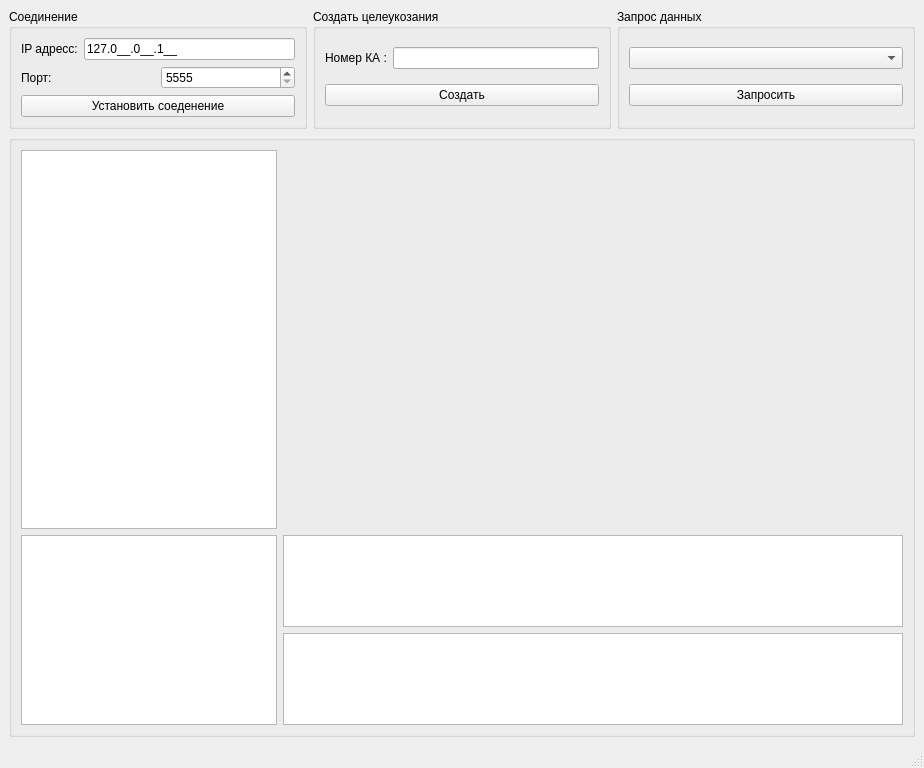
<?xml version="1.0" encoding="UTF-8"?>
<ui version="4.0">
 <class>MainWindow</class>
 <widget class="QMainWindow" name="MainWindow">
  <property name="geometry">
   <rect>
    <x>0</x>
    <y>0</y>
    <width>924</width>
    <height>768</height>
   </rect>
  </property>
  <property name="windowTitle">
   <string>АПС заказчика</string>
  </property>
  <widget class="QWidget" name="centralwidget">
   <layout class="QVBoxLayout" name="verticalLayout_3">
    <item>
     <layout class="QHBoxLayout" name="horizontalLayout_4">
      <item>
       <widget class="QGroupBox" name="groupBox">
        <property name="sizePolicy">
         <sizepolicy hsizetype="Preferred" vsizetype="Preferred">
          <horstretch>0</horstretch>
          <verstretch>0</verstretch>
         </sizepolicy>
        </property>
        <property name="maximumSize">
         <size>
          <width>160000</width>
          <height>150</height>
         </size>
        </property>
        <property name="title">
         <string>Соединение</string>
        </property>
        <layout class="QGridLayout" name="gridLayout">
         <item row="0" column="0">
          <layout class="QHBoxLayout" name="horizontalLayout_5">
           <item>
            <widget class="QLabel" name="label_2">
             <property name="text">
              <string>IP адресс:</string>
             </property>
            </widget>
           </item>
           <item>
            <widget class="QLineEdit" name="lnIPAddress">
             <property name="sizePolicy">
              <sizepolicy hsizetype="Expanding" vsizetype="Fixed">
               <horstretch>0</horstretch>
               <verstretch>0</verstretch>
              </sizepolicy>
             </property>
             <property name="inputMask">
              <string>000.000.000.000;_</string>
             </property>
             <property name="text">
              <string>127.0.0.1</string>
             </property>
            </widget>
           </item>
          </layout>
         </item>
         <item row="1" column="0">
          <layout class="QHBoxLayout" name="horizontalLayout_6">
           <item>
            <widget class="QLabel" name="label">
             <property name="text">
              <string>Порт:</string>
             </property>
            </widget>
           </item>
           <item>
            <widget class="QSpinBox" name="spinPort">
             <property name="sizePolicy">
              <sizepolicy hsizetype="Preferred" vsizetype="Fixed">
               <horstretch>0</horstretch>
               <verstretch>0</verstretch>
              </sizepolicy>
             </property>
             <property name="minimum">
              <number>5555</number>
             </property>
             <property name="maximum">
              <number>65535</number>
             </property>
             <property name="value">
              <number>5555</number>
             </property>
            </widget>
           </item>
          </layout>
         </item>
         <item row="2" column="0">
          <widget class="QPushButton" name="btnConnect">
           <property name="text">
            <string>Установить соеденение</string>
           </property>
          </widget>
         </item>
        </layout>
       </widget>
      </item>
      <item>
       <widget class="QGroupBox" name="groupBox_2">
        <property name="maximumSize">
         <size>
          <width>160000</width>
          <height>150</height>
         </size>
        </property>
        <property name="title">
         <string>Создать целеукозания</string>
        </property>
        <layout class="QGridLayout" name="gridLayout_2">
         <item row="0" column="0">
          <widget class="QLabel" name="label_4">
           <property name="text">
            <string>Номер КА :</string>
           </property>
          </widget>
         </item>
         <item row="1" column="0" colspan="2">
          <widget class="QPushButton" name="pushButton">
           <property name="text">
            <string>Создать</string>
           </property>
          </widget>
         </item>
         <item row="0" column="1">
          <widget class="QLineEdit" name="ln_number"/>
         </item>
        </layout>
       </widget>
      </item>
      <item>
       <widget class="QGroupBox" name="grpSendData">
        <property name="enabled">
         <bool>true</bool>
        </property>
        <property name="sizePolicy">
         <sizepolicy hsizetype="Preferred" vsizetype="Preferred">
          <horstretch>0</horstretch>
          <verstretch>0</verstretch>
         </sizepolicy>
        </property>
        <property name="minimumSize">
         <size>
          <width>200</width>
          <height>0</height>
         </size>
        </property>
        <property name="maximumSize">
         <size>
          <width>16777215</width>
          <height>150</height>
         </size>
        </property>
        <property name="title">
         <string>Запрос данных</string>
        </property>
        <layout class="QGridLayout" name="gridLayout_3">
         <item row="1" column="0">
          <widget class="QPushButton" name="btnSend">
           <property name="text">
            <string>Запросить</string>
           </property>
          </widget>
         </item>
         <item row="0" column="0">
          <widget class="QComboBox" name="cB_msg_type">
           <property name="sizePolicy">
            <sizepolicy hsizetype="Expanding" vsizetype="Fixed">
             <horstretch>0</horstretch>
             <verstretch>0</verstretch>
            </sizepolicy>
           </property>
          </widget>
         </item>
        </layout>
       </widget>
      </item>
     </layout>
    </item>
    <item>
     <widget class="QGroupBox" name="groupBox_3">
      <property name="title">
       <string/>
      </property>
      <layout class="QVBoxLayout" name="verticalLayout" stretch="2,1">
       <item>
        <layout class="QHBoxLayout" name="horizontalLayout_2">
         <item>
          <widget class="QListView" name="list_ka">
           <property name="sizePolicy">
            <sizepolicy hsizetype="Minimum" vsizetype="Expanding">
             <horstretch>0</horstretch>
             <verstretch>0</verstretch>
            </sizepolicy>
           </property>
          </widget>
         </item>
         <item>
          <layout class="QHBoxLayout" name="horizontalLayout">
           <item>
            <widget class="QCustomPlot" name="pl_time" native="true">
             <property name="sizePolicy">
              <sizepolicy hsizetype="Expanding" vsizetype="Preferred">
               <horstretch>0</horstretch>
               <verstretch>0</verstretch>
              </sizepolicy>
             </property>
             <property name="minimumSize">
              <size>
               <width>100</width>
               <height>0</height>
              </size>
             </property>
            </widget>
           </item>
           <item>
            <widget class="QCustomPlot" name="dft_plot" native="true">
             <property name="sizePolicy">
              <sizepolicy hsizetype="Expanding" vsizetype="Preferred">
               <horstretch>0</horstretch>
               <verstretch>0</verstretch>
              </sizepolicy>
             </property>
             <property name="minimumSize">
              <size>
               <width>300</width>
               <height>0</height>
              </size>
             </property>
            </widget>
           </item>
          </layout>
         </item>
        </layout>
       </item>
       <item>
        <layout class="QHBoxLayout" name="horizontalLayout_3">
         <item>
          <widget class="QListView" name="listView">
           <property name="sizePolicy">
            <sizepolicy hsizetype="Minimum" vsizetype="Expanding">
             <horstretch>0</horstretch>
             <verstretch>0</verstretch>
            </sizepolicy>
           </property>
          </widget>
         </item>
         <item>
          <layout class="QVBoxLayout" name="verticalLayout_2">
           <item>
            <widget class="QTableView" name="tableView">
             <property name="sizeAdjustPolicy">
              <enum>QAbstractScrollArea::SizeAdjustPolicy::AdjustIgnored</enum>
             </property>
             <attribute name="horizontalHeaderCascadingSectionResizes">
              <bool>false</bool>
             </attribute>
            </widget>
           </item>
           <item>
            <widget class="QTableView" name="tableView_2"/>
           </item>
          </layout>
         </item>
        </layout>
       </item>
      </layout>
     </widget>
    </item>
   </layout>
  </widget>
  <widget class="QMenuBar" name="menubar">
   <property name="geometry">
    <rect>
     <x>0</x>
     <y>0</y>
     <width>924</width>
     <height>23</height>
    </rect>
   </property>
  </widget>
  <widget class="QStatusBar" name="statusbar"/>
 </widget>
 <customwidgets>
  <customwidget>
   <class>QCustomPlot</class>
   <extends>QWidget</extends>
   <header location="global">qcustomplot.h</header>
   <container>1</container>
  </customwidget>
 </customwidgets>
 <resources/>
 <connections/>
</ui>
